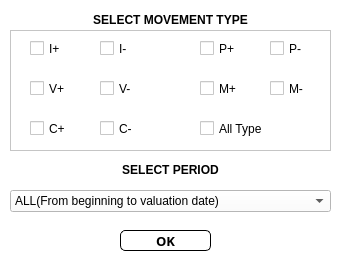
<?xml version="1.0" encoding="UTF-8"?>
<ui version="4.0">
 <class>Dialog</class>
 <widget class="QDialog" name="Dialog">
  <property name="geometry">
   <rect>
    <x>0</x>
    <y>0</y>
    <width>342</width>
    <height>267</height>
   </rect>
  </property>
  <property name="windowTitle">
   <string>Dialog</string>
  </property>
  <property name="styleSheet">
   <string notr="true">background-color: rgb(255, 255, 255);</string>
  </property>
  <widget class="QPushButton" name="SaveButton">
   <property name="geometry">
    <rect>
     <x>120</x>
     <y>230</y>
     <width>91</width>
     <height>21</height>
    </rect>
   </property>
   <property name="font">
    <font>
     <family>Yu Mincho</family>
     <pointsize>10</pointsize>
     <weight>75</weight>
     <bold>true</bold>
    </font>
   </property>
   <property name="cursor">
    <cursorShape>PointingHandCursor</cursorShape>
   </property>
   <property name="styleSheet">
    <string notr="true">QPushButton#SaveButton {
color: rgb(0, 0, 0);
background-color: rgb(255, 255, 255);
	border-color: rgb(0, 0, 0);
border-style: solid;
border-width: 1px;
border-radius: 5px;
}

QPushButton#SaveButton:pressed {
padding-left:5px;
padding-top:5px;
}

</string>
   </property>
   <property name="text">
    <string>OK</string>
   </property>
   <property name="iconSize">
    <size>
     <width>20</width>
     <height>20</height>
    </size>
   </property>
  </widget>
  <widget class="QFrame" name="frame">
   <property name="geometry">
    <rect>
     <x>10</x>
     <y>30</y>
     <width>321</width>
     <height>121</height>
    </rect>
   </property>
   <property name="frameShape">
    <enum>QFrame::StyledPanel</enum>
   </property>
   <property name="frameShadow">
    <enum>QFrame::Sunken</enum>
   </property>
   <widget class="QCheckBox" name="checkBox_All_Type">
    <property name="geometry">
     <rect>
      <x>190</x>
      <y>90</y>
      <width>70</width>
      <height>17</height>
     </rect>
    </property>
    <property name="text">
     <string>All Type</string>
    </property>
   </widget>
   <widget class="QCheckBox" name="checkBox_I_Plus">
    <property name="geometry">
     <rect>
      <x>20</x>
      <y>10</y>
      <width>41</width>
      <height>17</height>
     </rect>
    </property>
    <property name="text">
     <string>I+</string>
    </property>
   </widget>
   <widget class="QCheckBox" name="checkBox_I_Minus">
    <property name="geometry">
     <rect>
      <x>90</x>
      <y>10</y>
      <width>41</width>
      <height>17</height>
     </rect>
    </property>
    <property name="text">
     <string>I-</string>
    </property>
   </widget>
   <widget class="QCheckBox" name="checkBox_P_Minus">
    <property name="geometry">
     <rect>
      <x>260</x>
      <y>10</y>
      <width>41</width>
      <height>17</height>
     </rect>
    </property>
    <property name="text">
     <string>P-</string>
    </property>
   </widget>
   <widget class="QCheckBox" name="checkBox_P_Plus">
    <property name="geometry">
     <rect>
      <x>190</x>
      <y>10</y>
      <width>41</width>
      <height>17</height>
     </rect>
    </property>
    <property name="text">
     <string>P+</string>
    </property>
   </widget>
   <widget class="QCheckBox" name="checkBox_V_Plus">
    <property name="geometry">
     <rect>
      <x>20</x>
      <y>50</y>
      <width>41</width>
      <height>17</height>
     </rect>
    </property>
    <property name="text">
     <string>V+</string>
    </property>
   </widget>
   <widget class="QCheckBox" name="checkBox_V_Minus">
    <property name="geometry">
     <rect>
      <x>90</x>
      <y>50</y>
      <width>41</width>
      <height>17</height>
     </rect>
    </property>
    <property name="text">
     <string>V-</string>
    </property>
   </widget>
   <widget class="QCheckBox" name="checkBox_M_Plus">
    <property name="geometry">
     <rect>
      <x>190</x>
      <y>50</y>
      <width>41</width>
      <height>17</height>
     </rect>
    </property>
    <property name="text">
     <string>M+</string>
    </property>
   </widget>
   <widget class="QCheckBox" name="checkBox_M_Minus">
    <property name="geometry">
     <rect>
      <x>260</x>
      <y>50</y>
      <width>41</width>
      <height>17</height>
     </rect>
    </property>
    <property name="text">
     <string>M-</string>
    </property>
   </widget>
   <widget class="QCheckBox" name="checkBox_C_Plus">
    <property name="geometry">
     <rect>
      <x>20</x>
      <y>90</y>
      <width>41</width>
      <height>17</height>
     </rect>
    </property>
    <property name="text">
     <string>C+</string>
    </property>
   </widget>
   <widget class="QCheckBox" name="checkBox_C_Minus">
    <property name="geometry">
     <rect>
      <x>90</x>
      <y>90</y>
      <width>41</width>
      <height>17</height>
     </rect>
    </property>
    <property name="text">
     <string>C-</string>
    </property>
   </widget>
  </widget>
  <widget class="QLabel" name="label_7">
   <property name="geometry">
    <rect>
     <x>10</x>
     <y>10</y>
     <width>321</width>
     <height>20</height>
    </rect>
   </property>
   <property name="font">
    <font>
     <weight>75</weight>
     <bold>true</bold>
    </font>
   </property>
   <property name="text">
    <string>SELECT MOVEMENT TYPE</string>
   </property>
   <property name="alignment">
    <set>Qt::AlignCenter</set>
   </property>
  </widget>
  <widget class="QLabel" name="label_8">
   <property name="geometry">
    <rect>
     <x>10</x>
     <y>160</y>
     <width>321</width>
     <height>20</height>
    </rect>
   </property>
   <property name="font">
    <font>
     <weight>75</weight>
     <bold>true</bold>
    </font>
   </property>
   <property name="text">
    <string>SELECT PERIOD</string>
   </property>
   <property name="alignment">
    <set>Qt::AlignCenter</set>
   </property>
  </widget>
  <widget class="QComboBox" name="Period_comboBox">
   <property name="geometry">
    <rect>
     <x>10</x>
     <y>190</y>
     <width>321</width>
     <height>22</height>
    </rect>
   </property>
   <item>
    <property name="text">
     <string>ALL(From beginning to valuation date)</string>
    </property>
   </item>
   <item>
    <property name="text">
     <string>1-30(1-30 Days Ago from the valuation date)</string>
    </property>
   </item>
   <item>
    <property name="text">
     <string>31-60(31-60 Days Ago from the valuation date)</string>
    </property>
   </item>
   <item>
    <property name="text">
     <string>61-90(61-90 Days Ago from the valuation date)</string>
    </property>
   </item>
   <item>
    <property name="text">
     <string>91-180(91-180 Days Ago from the valuation date)</string>
    </property>
   </item>
   <item>
    <property name="text">
     <string>181-270(181-270 Days Ago from the valuation date)</string>
    </property>
   </item>
   <item>
    <property name="text">
     <string>271-360(2711-360 Days Ago from the valuation date)</string>
    </property>
   </item>
   <item>
    <property name="text">
     <string>&gt;361(Over 361 Days from the valuation date)</string>
    </property>
   </item>
  </widget>
 </widget>
 <resources/>
 <connections/>
</ui>
